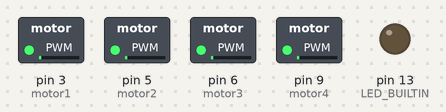
Bench run of a sketch on a simulated Arduino Uno, built with avr-gcc and run on an emulated ATmega328P. Parts: switched loads named in the sketch (green lamp = pin HIGH), output pins drawn as LEDs (lit = HIGH).

Above: at 1.1 s.
At 9.1 s:
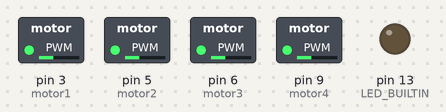
At 20.1 s:
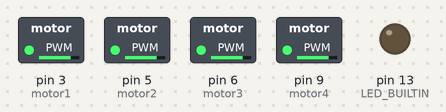
At 25.1 s:
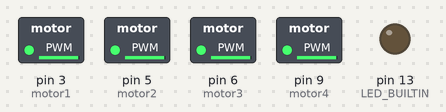
At 26.2 s:
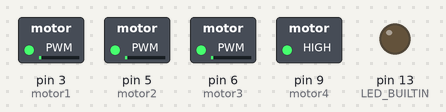
At 38.2 s:
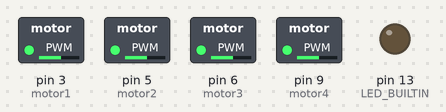
Timing chart, 0 to 40.0 s (numbered marks = the images above):
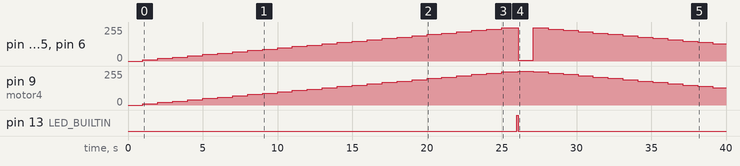

The sketch:

coreless_motor_-_all_four.ino
```cpp
int turns = 10;
int turnAmount = 10;
int convert(int);
const int motor1 = 3;
const int motor2 = 5;
const int motor3 = 6;
const int motor4 = 9;

void setup() {
  pinMode(motor1,OUTPUT);
  pinMode(motor2,OUTPUT);
  pinMode(motor3,OUTPUT);
  pinMode(motor4,OUTPUT);
  pinMode(LED_BUILTIN,OUTPUT);
  delay(1000);

}

void loop() {
  analogWrite(motor1,turns);
  analogWrite(motor2,turns);
  analogWrite(motor3,turns);
  analogWrite(motor4,turns);
  delay(1000);
  turns += turnAmount;
  if(turns > 255){
  turnAmount = -10;
  digitalWrite(LED_BUILTIN,HIGH);
  delay(100);
  digitalWrite(LED_BUILTIN,LOW);
  }
  else if (turns <= 0) {
  turnAmount = 10;
  digitalWrite(LED_BUILTIN,HIGH);
  delay(100);
  digitalWrite(LED_BUILTIN,LOW);
  }

}

int convert(int stick){
  if(stick>1800)
  stick == 1800;
  else if (stick<1100)
  stick == 1100;
  return (stick-1000)*0.256;
}
```

Measured:
- by itself, pin 9 (motor4): rises from 0/255 to 255/255 in 25.1 s, then falls to 130/255 in 13.0 s
- by itself, pin 13 (LED_BUILTIN): LOW → HIGH at 26.0 s, → LOW 0.10 s later
